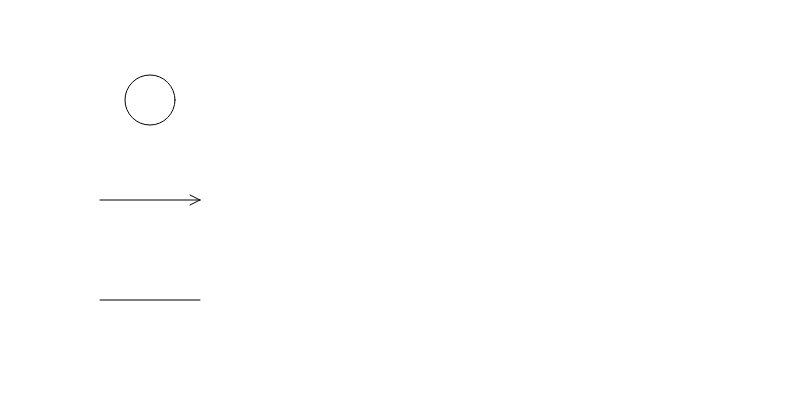
Frame 1 (no input)
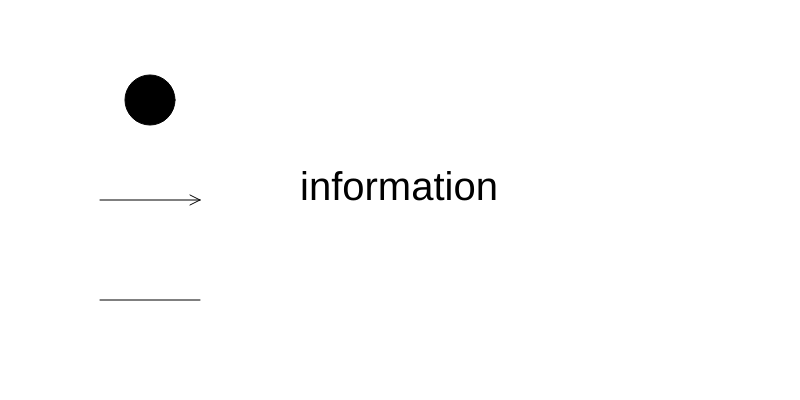
Frame 60 (no input)
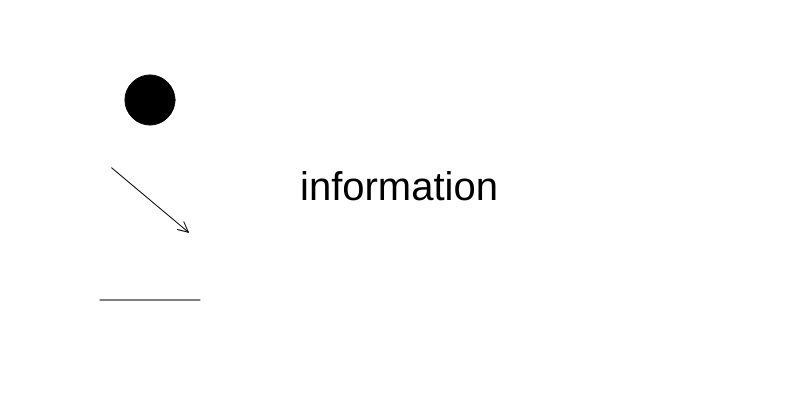
Frame 120 (the mouse pressed at the canvas centre since frame 60)

The p5.js sketch that drew these frames (run headless with seeded random() and noise() and a simulated clock; from frame 60 on, the mouse is pressed at the canvas centre):

// p5.js sketch
// ── sketch.js
var displaytext ="";

function setup() {
  createCanvas(800,400);
}

function draw() {
	background(255);
 	arrow(150, 200, 100, mouseX);
 	ellipse(150, 100, 50, 50);
 	line(100, 300, 200, 300);

 	textSize(40);
 	fill(0);
 	text( displaytext, 300, 200);

 	//	conditionals to check if mouse is over a specific point
 	if(dist(mouseX,mouseY,150,100) < 50){
 		displaytext = "circle";
 		over(150,100,50);
 	}
 	else if(dist(mouseX,mouseY,150,200) < 50){
 		displaytext = "arrow";
 		over(150,200,50);
 	}
 	else if(dist(mouseX, mouseY, 150,300) < 50){
 		displaytext = "line";
 		over(150,300,50);
 	}else{
 		displaytext = "information";
 	}
}

//	function to draw arrow
function arrow(xposition, yposition, size, angle){
	push();
	//	needed for rotation
	translate(xposition,yposition);
	rotate(radians(angle));
	translate(-xposition,-yposition);
	
	line(xposition + size / 2 - size / 10, yposition - size / 20, xposition + size / 2,yposition);
	line(xposition - size / 2, yposition, xposition + size / 2, yposition);
	line(xposition + size / 2 - size / 10, yposition + size / 20, xposition + size / 2,yposition);
	
	pop();
}

//	draw this if mouse gets over to a point
function over(xposition, yposition, area){
	fill(255,0,0,20);
 	noStroke();
 	ellipse(xposition,yposition,area*2,area*2);
}
